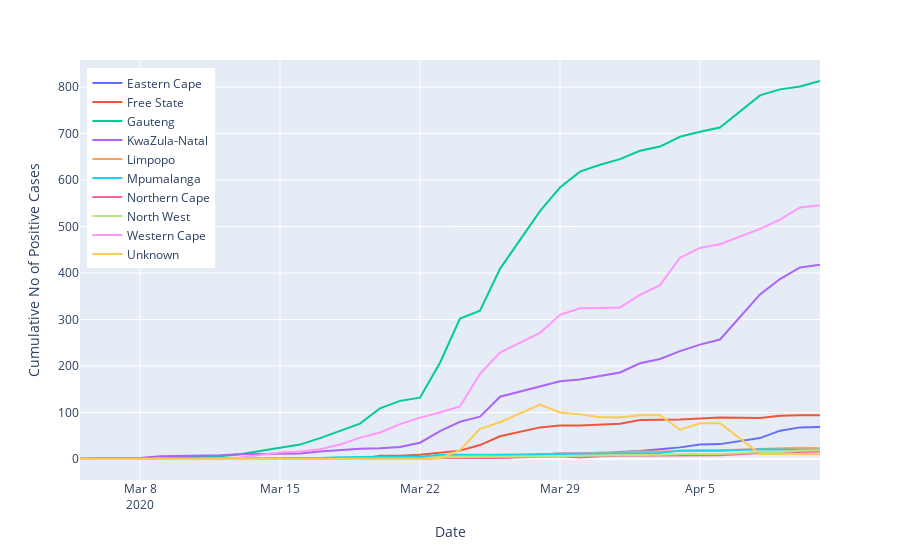

This figure's notebook cell:
### Code cell
fig_cum_prov_cases = px.line(prov_cumulative, x='date', y='cumulative_cases', color='province',
                         hover_data=['province'])

fig_cum_prov_cases.update_layout(
    title="",
    xaxis_title="Date",
    yaxis_title="Cumulative No of Positive Cases",
    hovermode= 'x',
    legend=dict(x=0.01, y=.98),
    xaxis=dict(fixedrange=True),
    yaxis=dict(fixedrange=True),

)

for d in fig_cum_prov_cases.data:
    d.hoverinfo = 'all',
    d.hovertemplate = '%{customdata[0]}<br>%{y}'
    d.name = d.name[9:]
    
fig_cum_prov_cases.show(config = dict(displayModeBar=False))

### Figure 1 — Plotly figure (JSON) as saved in the notebook; plotly's stock layout.template omitted (floating-point values rounded to 4 significant figures)
{"data": [{"customdata": [["Eastern Cape"], ["Eastern Cape"], ["Eastern Cape"], ["Eastern Cape"], ["Eastern Cape"], ["Eastern Cape"], ["Eastern Cape"], ["Eastern Cape"], ["Eastern Cape"], ["Eastern Cape"], ["Eastern Cape"], ["Eastern Cape"], ["Eastern Cape"], ["Eastern Cape"], ["Eastern Cape"], ["Eastern Cape"], ["Eastern Cape"], ["Eastern Cape"], ["Eastern Cape"], ["Eastern Cape"], ["Eastern Cape"], ["Eastern Cape"], ["Eastern Cape"], ["Eastern Cape"], ["Eastern Cape"], ["Eastern Cape"], ["Eastern Cape"], ["Eastern Cape"], ["Eastern Cape"], ["Eastern Cape"], ["Eastern Cape"], ["Eastern Cape"], ["Eastern Cape"], ["Eastern Cape"]], "hoverinfo": ["all"], "hoverlabel": {"namelength": 0}, "hovertemplate": "%{customdata[0]}<br>%{y}", "legendgroup": "province=Eastern Cape", "line": {"color": "#636efa", "dash": "solid"}, "mode": "lines", "name": "Eastern Cape", "showlegend": true, "type": "scatter", "x": ["2020-03-05T00:00:00", "2020-03-07T00:00:00", "2020-03-08T00:00:00", "2020-03-09T00:00:00", "2020-03-11T00:00:00", "2020-03-12T00:00:00", "2020-03-13T00:00:00", "2020-03-14T00:00:00", "2020-03-15T00:00:00", "2020-03-16T00:00:00", "2020-03-17T00:00:00", "2020-03-18T00:00:00", "2020-03-19T00:00:00", "2020-03-20T00:00:00", "2020-03-21T00:00:00", "2020-03-22T00:00:00", "2020-03-23T00:00:00", "2020-03-24T00:00:00", "2020-03-25T00:00:00", "2020-03-26T00:00:00", "2020-03-28T00:00:00", "2020-03-29T00:00:00", "2020-03-30T00:00:00", "2020-03-31T00:00:00", "2020-04-01T00:00:00", "2020-04-02T00:00:00", "2020-04-03T00:00:00", "2020-04-04T00:00:00", "2020-04-05T00:00:00", "2020-04-06T00:00:00", "2020-04-08T00:00:00", "2020-04-09T00:00:00", "2020-04-10T00:00:00", "2020-04-11T00:00:00"], "xaxis": "x", "y": [0, 0, 0, 0, 0, 0, 0, 0, 0, 0, 0, 0, 0, 0, 1, 2, 2, 2, 2, 5, 10, 12, 12, 12, 15, 17, 21, 25, 31, 32, 45, 61, 68, 69], "yaxis": "y"}, {"customdata": [["Free State"], ["Free State"], ["Free State"], ["Free State"], ["Free State"], ["Free State"], ["Free State"], ["Free State"], ["Free State"], ["Free State"], ["Free State"], ["Free State"], ["Free State"], ["Free State"], ["Free State"], ["Free State"], ["Free State"], ["Free State"], ["Free State"], ["Free State"], ["Free State"], ["Free State"], ["Free State"], ["Free State"], ["Free State"], ["Free State"], ["Free State"], ["Free State"], ["Free State"], ["Free State"], ["Free State"], ["Free State"], ["Free State"], ["Free State"]], "hoverinfo": ["all"], "hoverlabel": {"namelength": 0}, "hovertemplate": "%{customdata[0]}<br>%{y}", "legendgroup": "province=Free State", "line": {"color": "#EF553B", "dash": "solid"}, "mode": "lines", "name": "Free State", "showlegend": true, "type": "scatter", "x": ["2020-03-05T00:00:00", "2020-03-07T00:00:00", "2020-03-08T00:00:00", "2020-03-09T00:00:00", "2020-03-11T00:00:00", "2020-03-12T00:00:00", "2020-03-13T00:00:00", "2020-03-14T00:00:00", "2020-03-15T00:00:00", "2020-03-16T00:00:00", "2020-03-17T00:00:00", "2020-03-18T00:00:00", "2020-03-19T00:00:00", "2020-03-20T00:00:00", "2020-03-21T00:00:00", "2020-03-22T00:00:00", "2020-03-23T00:00:00", "2020-03-24T00:00:00", "2020-03-25T00:00:00", "2020-03-26T00:00:00", "2020-03-28T00:00:00", "2020-03-29T00:00:00", "2020-03-30T00:00:00", "2020-03-31T00:00:00", "2020-04-01T00:00:00", "2020-04-02T00:00:00", "2020-04-03T00:00:00", "2020-04-04T00:00:00", "2020-04-05T00:00:00", "2020-04-06T00:00:00", "2020-04-08T00:00:00", "2020-04-09T00:00:00", "2020-04-10T00:00:00", "2020-04-11T00:00:00"], "xaxis": "x", "y": [0, 0, 0, 0, 0, 0, 0, 0, 0, 0, 0, 0, 0, 7, 7, 9, 13, 18, 30, 49, 68, 72, 72, 74, 76, 84, 84, 85, 87, 89, 88, 93, 94, 94], "yaxis": "y"}, {"customdata": [["Gauteng"], ["Gauteng"], ["Gauteng"], ["Gauteng"], ["Gauteng"], ["Gauteng"], ["Gauteng"], ["Gauteng"], ["Gauteng"], ["Gauteng"], ["Gauteng"], ["Gauteng"], ["Gauteng"], ["Gauteng"], ["Gauteng"], ["Gauteng"], ["Gauteng"], ["Gauteng"], ["Gauteng"], ["Gauteng"], ["Gauteng"], ["Gauteng"], ["Gauteng"], ["Gauteng"], ["Gauteng"], ["Gauteng"], ["Gauteng"], ["Gauteng"], ["Gauteng"], ["Gauteng"], ["Gauteng"], ["Gauteng"], ["Gauteng"], ["Gauteng"]], "hoverinfo": ["all"], "hoverlabel": {"namelength": 0}, "hovertemplate": "%{customdata[0]}<br>%{y}", "legendgroup": "province=Gauteng", "line": {"color": "#00cc96", "dash": "solid"}, "mode": "lines", "name": "Gauteng", "showlegend": true, "type": "scatter", "x": ["2020-03-05T00:00:00", "2020-03-07T00:00:00", "2020-03-08T00:00:00", "2020-03-09T00:00:00", "2020-03-11T00:00:00", "2020-03-12T00:00:00", "2020-03-13T00:00:00", "2020-03-14T00:00:00", "2020-03-15T00:00:00", "2020-03-16T00:00:00", "2020-03-17T00:00:00", "2020-03-18T00:00:00", "2020-03-19T00:00:00", "2020-03-20T00:00:00", "2020-03-21T00:00:00", "2020-03-22T00:00:00", "2020-03-23T00:00:00", "2020-03-24T00:00:00", "2020-03-25T00:00:00", "2020-03-26T00:00:00", "2020-03-28T00:00:00", "2020-03-29T00:00:00", "2020-03-30T00:00:00", "2020-03-31T00:00:00", "2020-04-01T00:00:00", "2020-04-02T00:00:00", "2020-04-03T00:00:00", "2020-04-04T00:00:00", "2020-04-05T00:00:00", "2020-04-06T00:00:00", "2020-04-08T00:00:00", "2020-04-09T00:00:00", "2020-04-10T00:00:00", "2020-04-11T00:00:00"], "xaxis": "x", "y": [0, 1, 1, 1, 5, 6, 10, 17, 24, 31, 45, 61, 76, 109, 125, 132, 207, 302, 319, 409, 533, 584, 618, 633, 645, 663, 672, 693, 704, 713, 782, 795, 801, 813], "yaxis": "y"}, {"customdata": [["KwaZula-Natal"], ["KwaZula-Natal"], ["KwaZula-Natal"], ["KwaZula-Natal"], ["KwaZula-Natal"], ["KwaZula-Natal"], ["KwaZula-Natal"], ["KwaZula-Natal"], ["KwaZula-Natal"], ["KwaZula-Natal"], ["KwaZula-Natal"], ["KwaZula-Natal"], ["KwaZula-Natal"], ["KwaZula-Natal"], ["KwaZula-Natal"], ["KwaZula-Natal"], ["KwaZula-Natal"], ["KwaZula-Natal"], ["KwaZula-Natal"], ["KwaZula-Natal"], ["KwaZula-Natal"], ["KwaZula-Natal"], ["KwaZula-Natal"], ["KwaZula-Natal"], ["KwaZula-Natal"], ["KwaZula-Natal"], ["KwaZula-Natal"], ["KwaZula-Natal"], ["KwaZula-Natal"], ["KwaZula-Natal"], ["KwaZula-Natal"], ["KwaZula-Natal"], ["KwaZula-Natal"], ["KwaZula-Natal"]], "hoverinfo": ["all"], "hoverlabel": {"namelength": 0}, "hovertemplate": "%{customdata[0]}<br>%{y}", "legendgroup": "province=KwaZula-Natal", "line": {"color": "#ab63fa", "dash": "solid"}, "mode": "lines", "name": "KwaZula-Natal", "showlegend": true, "type": "scatter", "x": ["2020-03-05T00:00:00", "2020-03-07T00:00:00", "2020-03-08T00:00:00", "2020-03-09T00:00:00", "2020-03-11T00:00:00", "2020-03-12T00:00:00", "2020-03-13T00:00:00", "2020-03-14T00:00:00", "2020-03-15T00:00:00", "2020-03-16T00:00:00", "2020-03-17T00:00:00", "2020-03-18T00:00:00", "2020-03-19T00:00:00", "2020-03-20T00:00:00", "2020-03-21T00:00:00", "2020-03-22T00:00:00", "2020-03-23T00:00:00", "2020-03-24T00:00:00", "2020-03-25T00:00:00", "2020-03-26T00:00:00", "2020-03-28T00:00:00", "2020-03-29T00:00:00", "2020-03-30T00:00:00", "2020-03-31T00:00:00", "2020-04-01T00:00:00", "2020-04-02T00:00:00", "2020-04-03T00:00:00", "2020-04-04T00:00:00", "2020-04-05T00:00:00", "2020-04-06T00:00:00", "2020-04-08T00:00:00", "2020-04-09T00:00:00", "2020-04-10T00:00:00", "2020-04-11T00:00:00"], "xaxis": "x", "y": [1, 1, 2, 6, 7, 8, 10, 11, 12, 12, 16, 19, 22, 23, 26, 35, 60, 80, 91, 134, 156, 167, 171, 179, 186, 206, 215, 232, 246, 257, 354, 387, 412, 418], "yaxis": "y"}, {"customdata": [["Limpopo"], ["Limpopo"], ["Limpopo"], ["Limpopo"], ["Limpopo"], ["Limpopo"], ["Limpopo"], ["Limpopo"], ["Limpopo"], ["Limpopo"], ["Limpopo"], ["Limpopo"], ["Limpopo"], ["Limpopo"], ["Limpopo"], ["Limpopo"], ["Limpopo"], ["Limpopo"], ["Limpopo"], ["Limpopo"], ["Limpopo"], ["Limpopo"], ["Limpopo"], ["Limpopo"], ["Limpopo"], ["Limpopo"], ["Limpopo"], ["Limpopo"], ["Limpopo"], ["Limpopo"], ["Limpopo"], ["Limpopo"], ["Limpopo"], ["Limpopo"]], "hoverinfo": ["all"], "hoverlabel": {"namelength": 0}, "hovertemplate": "%{customdata[0]}<br>%{y}", "legendgroup": "province=Limpopo", "line": {"color": "#FFA15A", "dash": "solid"}, "mode": "lines", "name": "Limpopo", "showlegend": true, "type": "scatter", "x": ["2020-03-05T00:00:00", "2020-03-07T00:00:00", "2020-03-08T00:00:00", "2020-03-09T00:00:00", "2020-03-11T00:00:00", "2020-03-12T00:00:00", "2020-03-13T00:00:00", "2020-03-14T00:00:00", "2020-03-15T00:00:00", "2020-03-16T00:00:00", "2020-03-17T00:00:00", "2020-03-18T00:00:00", "2020-03-19T00:00:00", "2020-03-20T00:00:00", "2020-03-21T00:00:00", "2020-03-22T00:00:00", "2020-03-23T00:00:00", "2020-03-24T00:00:00", "2020-03-25T00:00:00", "2020-03-26T00:00:00", "2020-03-28T00:00:00", "2020-03-29T00:00:00", "2020-03-30T00:00:00", "2020-03-31T00:00:00", "2020-04-01T00:00:00", "2020-04-02T00:00:00", "2020-04-03T00:00:00", "2020-04-04T00:00:00", "2020-04-05T00:00:00", "2020-04-06T00:00:00", "2020-04-08T00:00:00", "2020-04-09T00:00:00", "2020-04-10T00:00:00", "2020-04-11T00:00:00"], "xaxis": "x", "y": [0, 0, 0, 0, 0, 0, 0, 0, 0, 1, 1, 1, 1, 1, 1, 2, 4, 4, 4, 6, 11, 12, 11, 14, 14, 16, 16, 18, 19, 19, 21, 22, 24, 23], "yaxis": "y"}, {"customdata": [["Mpumalanga"], ["Mpumalanga"], ["Mpumalanga"], ["Mpumalanga"], ["Mpumalanga"], ["Mpumalanga"], ["Mpumalanga"], ["Mpumalanga"], ["Mpumalanga"], ["Mpumalanga"], ["Mpumalanga"], ["Mpumalanga"], ["Mpumalanga"], ["Mpumalanga"], ["Mpumalanga"], ["Mpumalanga"], ["Mpumalanga"], ["Mpumalanga"], ["Mpumalanga"], ["Mpumalanga"], ["Mpumalanga"], ["Mpumalanga"], ["Mpumalanga"], ["Mpumalanga"], ["Mpumalanga"], ["Mpumalanga"], ["Mpumalanga"], ["Mpumalanga"], ["Mpumalanga"], ["Mpumalanga"], ["Mpumalanga"], ["Mpumalanga"], ["Mpumalanga"], ["Mpumalanga"]], "hoverinfo": ["all"], "hoverlabel": {"namelength": 0}, "hovertemplate": "%{customdata[0]}<br>%{y}", "legendgroup": "province=Mpumalanga", "line": {"color": "#19d3f3", "dash": "solid"}, "mode": "lines", "name": "Mpumalanga", "showlegend": true, "type": "scatter", "x": ["2020-03-05T00:00:00", "2020-03-07T00:00:00", "2020-03-08T00:00:00", "2020-03-09T00:00:00", "2020-03-11T00:00:00", "2020-03-12T00:00:00", "2020-03-13T00:00:00", "2020-03-14T00:00:00", "2020-03-15T00:00:00", "2020-03-16T00:00:00", "2020-03-17T00:00:00", "2020-03-18T00:00:00", "2020-03-19T00:00:00", "2020-03-20T00:00:00", "2020-03-21T00:00:00", "2020-03-22T00:00:00", "2020-03-23T00:00:00", "2020-03-24T00:00:00", "2020-03-25T00:00:00", "2020-03-26T00:00:00", "2020-03-28T00:00:00", "2020-03-29T00:00:00", "2020-03-30T00:00:00", "2020-03-31T00:00:00", "2020-04-01T00:00:00", "2020-04-02T00:00:00", "2020-04-03T00:00:00", "2020-04-04T00:00:00", "2020-04-05T00:00:00", "2020-04-06T00:00:00", "2020-04-08T00:00:00", "2020-04-09T00:00:00", "2020-04-10T00:00:00", "2020-04-11T00:00:00"], "xaxis": "x", "y": [0, 0, 0, 0, 0, 1, 1, 1, 1, 2, 2, 4, 5, 5, 5, 5, 9, 9, 8, 9, 10, 11, 11, 12, 12, 13, 13, 18, 18, 18, 21, 20, 20, 20], "yaxis": "y"}, {"customdata": [["Northern Cape"], ["Northern Cape"], ["Northern Cape"], ["Northern Cape"], ["Northern Cape"], ["Northern Cape"], ["Northern Cape"], ["Northern Cape"], ["Northern Cape"], ["Northern Cape"], ["Northern Cape"], ["Northern Cape"], ["Northern Cape"], ["Northern Cape"], ["Northern Cape"], ["Northern Cape"], ["Northern Cape"], ["Northern Cape"], ["Northern Cape"], ["Northern Cape"], ["Northern Cape"], ["Northern Cape"], ["Northern Cape"], ["Northern Cape"], ["Northern Cape"], ["Northern Cape"], ["Northern Cape"], ["Northern Cape"], ["Northern Cape"], ["Northern Cape"], ["Northern Cape"], ["Northern Cape"], ["Northern Cape"], ["Northern Cape"]], "hoverinfo": ["all"], "hoverlabel": {"namelength": 0}, "hovertemplate": "%{customdata[0]}<br>%{y}", "legendgroup": "province=Northern Cape", "line": {"color": "#FF6692", "dash": "solid"}, "mode": "lines", "name": "Northern Cape", "showlegend": true, "type": "scatter", "x": ["2020-03-05T00:00:00", "2020-03-07T00:00:00", "2020-03-08T00:00:00", "2020-03-09T00:00:00", "2020-03-11T00:00:00", "2020-03-12T00:00:00", "2020-03-13T00:00:00", "2020-03-14T00:00:00", "2020-03-15T00:00:00", "2020-03-16T00:00:00", "2020-03-17T00:00:00", "2020-03-18T00:00:00", "2020-03-19T00:00:00", "2020-03-20T00:00:00", "2020-03-21T00:00:00", "2020-03-22T00:00:00", "2020-03-23T00:00:00", "2020-03-24T00:00:00", "2020-03-25T00:00:00", "2020-03-26T00:00:00", "2020-03-28T00:00:00", "2020-03-29T00:00:00", "2020-03-30T00:00:00", "2020-03-31T00:00:00", "2020-04-01T00:00:00", "2020-04-02T00:00:00", "2020-04-03T00:00:00", "2020-04-04T00:00:00", "2020-04-05T00:00:00", "2020-04-06T00:00:00", "2020-04-08T00:00:00", "2020-04-09T00:00:00", "2020-04-10T00:00:00", "2020-04-11T00:00:00"], "xaxis": "x", "y": [0, 0, 0, 0, 0, 0, 0, 0, 0, 0, 0, 0, 0, 0, 0, 0, 2, 2, 2, 2, 5, 6, 3, 6, 7, 7, 7, 7, 8, 8, 13, 15, 15, 16], "yaxis": "y"}, {"customdata": [["North West"], ["North West"], ["North West"], ["North West"], ["North West"], ["North West"], ["North West"], ["North West"], ["North West"], ["North West"], ["North West"], ["North West"], ["North West"], ["North West"], ["North West"], ["North West"], ["North West"], ["North West"], ["North West"], ["North West"], ["North West"], ["North West"], ["North West"], ["North West"], ["North West"], ["North West"], ["North West"], ["North West"], ["North West"], ["North West"], ["North West"], ["North West"], ["North West"], ["North West"]], "hoverinfo": ["all"], "hoverlabel": {"namelength": 0}, "hovertemplate": "%{customdata[0]}<br>%{y}", "legendgroup": "province=North West", "line": {"color": "#B6E880", "dash": "solid"}, "mode": "lines", "name": "North West", "showlegend": true, "type": "scatter", "x": ["2020-03-05T00:00:00", "2020-03-07T00:00:00", "2020-03-08T00:00:00", "2020-03-09T00:00:00", "2020-03-11T00:00:00", "2020-03-12T00:00:00", "2020-03-13T00:00:00", "2020-03-14T00:00:00", "2020-03-15T00:00:00", "2020-03-16T00:00:00", "2020-03-17T00:00:00", "2020-03-18T00:00:00", "2020-03-19T00:00:00", "2020-03-20T00:00:00", "2020-03-21T00:00:00", "2020-03-22T00:00:00", "2020-03-23T00:00:00", "2020-03-24T00:00:00", "2020-03-25T00:00:00", "2020-03-26T00:00:00", "2020-03-28T00:00:00", "2020-03-29T00:00:00", "2020-03-30T00:00:00", "2020-03-31T00:00:00", "2020-04-01T00:00:00", "2020-04-02T00:00:00", "2020-04-03T00:00:00", "2020-04-04T00:00:00", "2020-04-05T00:00:00", "2020-04-06T00:00:00", "2020-04-08T00:00:00", "2020-04-09T00:00:00", "2020-04-10T00:00:00", "2020-04-11T00:00:00"], "xaxis": "x", "y": [0, 0, 0, 0, 0, 0, 0, 0, 0, 0, 0, 0, 0, 0, 0, 0, 4, 5, 5, 5, 6, 6, 8, 8, 9, 9, 9, 11, 11, 11, 15, 15, 18, 19], "yaxis": "y"}, {"customdata": [["Western Cape"], ["Western Cape"], ["Western Cape"], ["Western Cape"], ["Western Cape"], ["Western Cape"], ["Western Cape"], ["Western Cape"], ["Western Cape"], ["Western Cape"], ["Western Cape"], ["Western Cape"], ["Western Cape"], ["Western Cape"], ["Western Cape"], ["Western Cape"], ["Western Cape"], ["Western Cape"], ["Western Cape"], ["Western Cape"], ["Western Cape"], ["Western Cape"], ["Western Cape"], ["Western Cape"], ["Western Cape"], ["Western Cape"], ["Western Cape"], ["Western Cape"], ["Western Cape"], ["Western Cape"], ["Western Cape"], ["Western Cape"], ["Western Cape"], ["Western Cape"]], "hoverinfo": ["all"], "hoverlabel": {"namelength": 0}, "hovertemplate": "%{customdata[0]}<br>%{y}", "legendgroup": "province=Western Cape", "line": {"color": "#FF97FF", "dash": "solid"}, "mode": "lines", "name": "Western Cape", "showlegend": true, "type": "scatter", "x": ["2020-03-05T00:00:00", "2020-03-07T00:00:00", "2020-03-08T00:00:00", "2020-03-09T00:00:00", "2020-03-11T00:00:00", "2020-03-12T00:00:00", "2020-03-13T00:00:00", "2020-03-14T00:00:00", "2020-03-15T00:00:00", "2020-03-16T00:00:00", "2020-03-17T00:00:00", "2020-03-18T00:00:00", "2020-03-19T00:00:00", "2020-03-20T00:00:00", "2020-03-21T00:00:00", "2020-03-22T00:00:00", "2020-03-23T00:00:00", "2020-03-24T00:00:00", "2020-03-25T00:00:00", "2020-03-26T00:00:00", "2020-03-28T00:00:00", "2020-03-29T00:00:00", "2020-03-30T00:00:00", "2020-03-31T00:00:00", "2020-04-01T00:00:00", "2020-04-02T00:00:00", "2020-04-03T00:00:00", "2020-04-04T00:00:00", "2020-04-05T00:00:00", "2020-04-06T00:00:00", "2020-04-08T00:00:00", "2020-04-09T00:00:00", "2020-04-10T00:00:00", "2020-04-11T00:00:00"], "xaxis": "x", "y": [0, 0, 0, 0, 1, 1, 3, 9, 14, 16, 21, 31, 46, 57, 75, 89, 100, 113, 183, 229, 271, 310, 324, 325, 326, 353, 374, 433, 454, 462, 495, 515, 541, 546], "yaxis": "y"}, {"customdata": [["Unknown"], ["Unknown"], ["Unknown"], ["Unknown"], ["Unknown"], ["Unknown"], ["Unknown"], ["Unknown"], ["Unknown"], ["Unknown"], ["Unknown"], ["Unknown"], ["Unknown"], ["Unknown"], ["Unknown"], ["Unknown"], ["Unknown"], ["Unknown"], ["Unknown"], ["Unknown"], ["Unknown"], ["Unknown"], ["Unknown"], ["Unknown"], ["Unknown"], ["Unknown"], ["Unknown"], ["Unknown"], ["Unknown"], ["Unknown"], ["Unknown"], ["Unknown"], ["Unknown"], ["Unknown"]], "hoverinfo": ["all"], "hoverlabel": {"namelength": 0}, "hovertemplate": "%{customdata[0]}<br>%{y}", "legendgroup": "province=Unknown", "line": {"color": "#FECB52", "dash": "solid"}, "mode": "lines", "name": "Unknown", "showlegend": true, "type": "scatter", "x": ["2020-03-05T00:00:00", "2020-03-07T00:00:00", "2020-03-08T00:00:00", "2020-03-09T00:00:00", "2020-03-11T00:00:00", "2020-03-12T00:00:00", "2020-03-13T00:00:00", "2020-03-14T00:00:00", "2020-03-15T00:00:00", "2020-03-16T00:00:00", "2020-03-17T00:00:00", "2020-03-18T00:00:00", "2020-03-19T00:00:00", "2020-03-20T00:00:00", "2020-03-21T00:00:00", "2020-03-22T00:00:00", "2020-03-23T00:00:00", "2020-03-24T00:00:00", "2020-03-25T00:00:00", "2020-03-26T00:00:00", "2020-03-28T00:00:00", "2020-03-29T00:00:00", "2020-03-30T00:00:00", "2020-03-31T00:00:00", "2020-04-01T00:00:00", "2020-04-02T00:00:00", "2020-04-03T00:00:00", "2020-04-04T00:00:00", "2020-04-05T00:00:00", "2020-04-06T00:00:00", "2020-04-08T00:00:00", "2020-04-09T00:00:00", "2020-04-10T00:00:00", "2020-04-11T00:00:00"], "xaxis": "x", "y": [0, 0, 0, 0, 0, 0, 0, 0, 0, 0, 0, 0, 0, 0, 0, 0, 1, 19, 65, 79, 117, 100, 96, 90, 90, 94, 94, 63, 77, 77, 11, 11, 10, 10], "yaxis": "y"}], "layout": {"hovermode": "x", "legend": {"tracegroupgap": 0, "x": 0.01, "y": 0.98}, "margin": {"t": 60}, "title": {"text": ""}, "xaxis": {"anchor": "y", "domain": [0, 1], "fixedrange": true, "title": {"text": "Date"}}, "yaxis": {"anchor": "x", "domain": [0, 1], "fixedrange": true, "title": {"text": "Cumulative No of Positive Cases"}}}}
